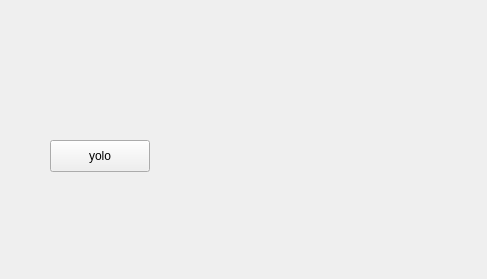
<?xml version="1.0" encoding="UTF-8"?>
<ui version="4.0">
 <class>Widget</class>
 <widget class="QWidget" name="Widget">
  <property name="geometry">
   <rect>
    <x>0</x>
    <y>0</y>
    <width>487</width>
    <height>279</height>
   </rect>
  </property>
  <property name="windowTitle">
   <string>Widget</string>
  </property>
  <widget class="QPushButton" name="yoloButton">
   <property name="geometry">
    <rect>
     <x>50</x>
     <y>140</y>
     <width>100</width>
     <height>32</height>
    </rect>
   </property>
   <property name="text">
    <string>yolo</string>
   </property>
  </widget>
 </widget>
 <resources/>
 <connections/>
</ui>
